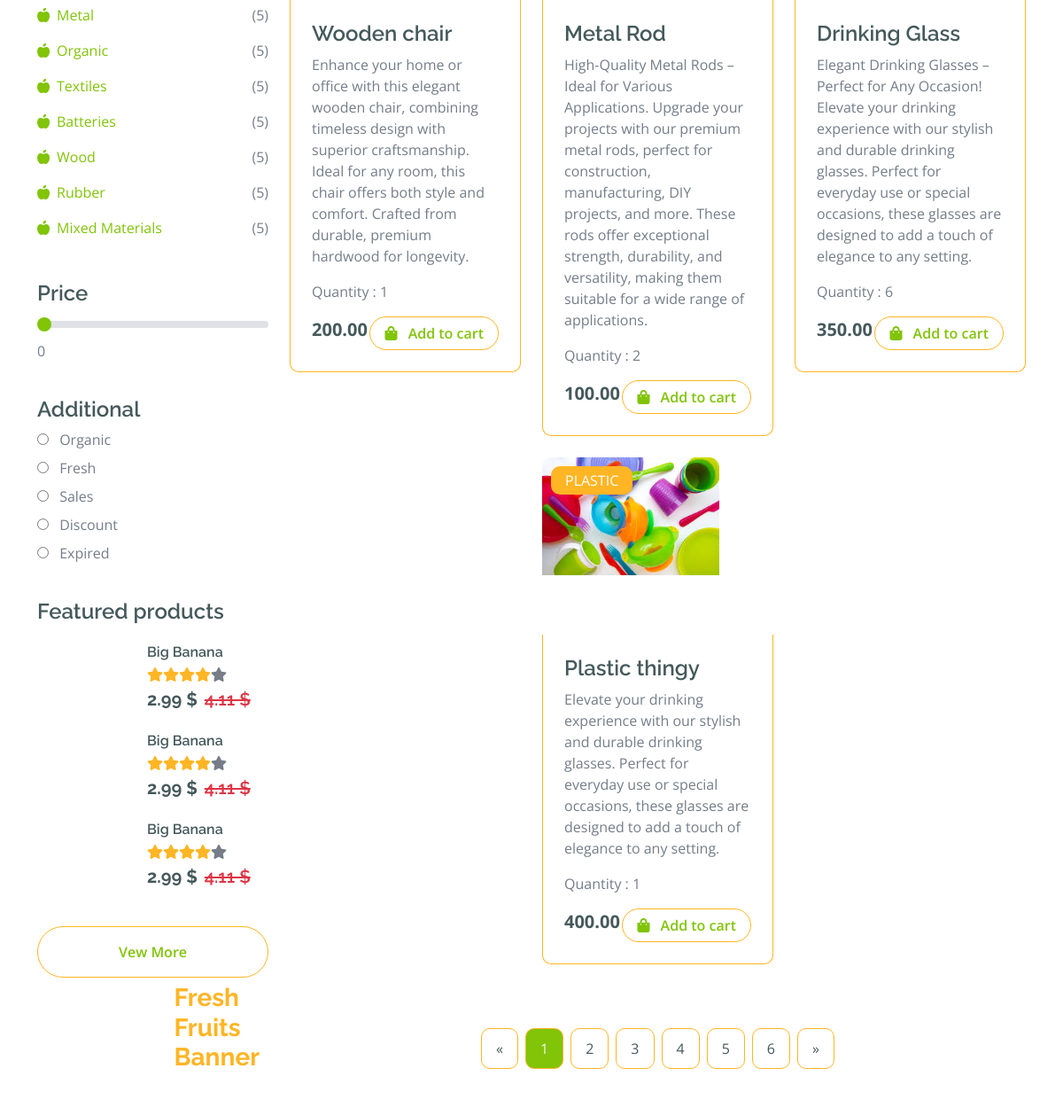
Before: /products_list/ (middle part) with the older database file.
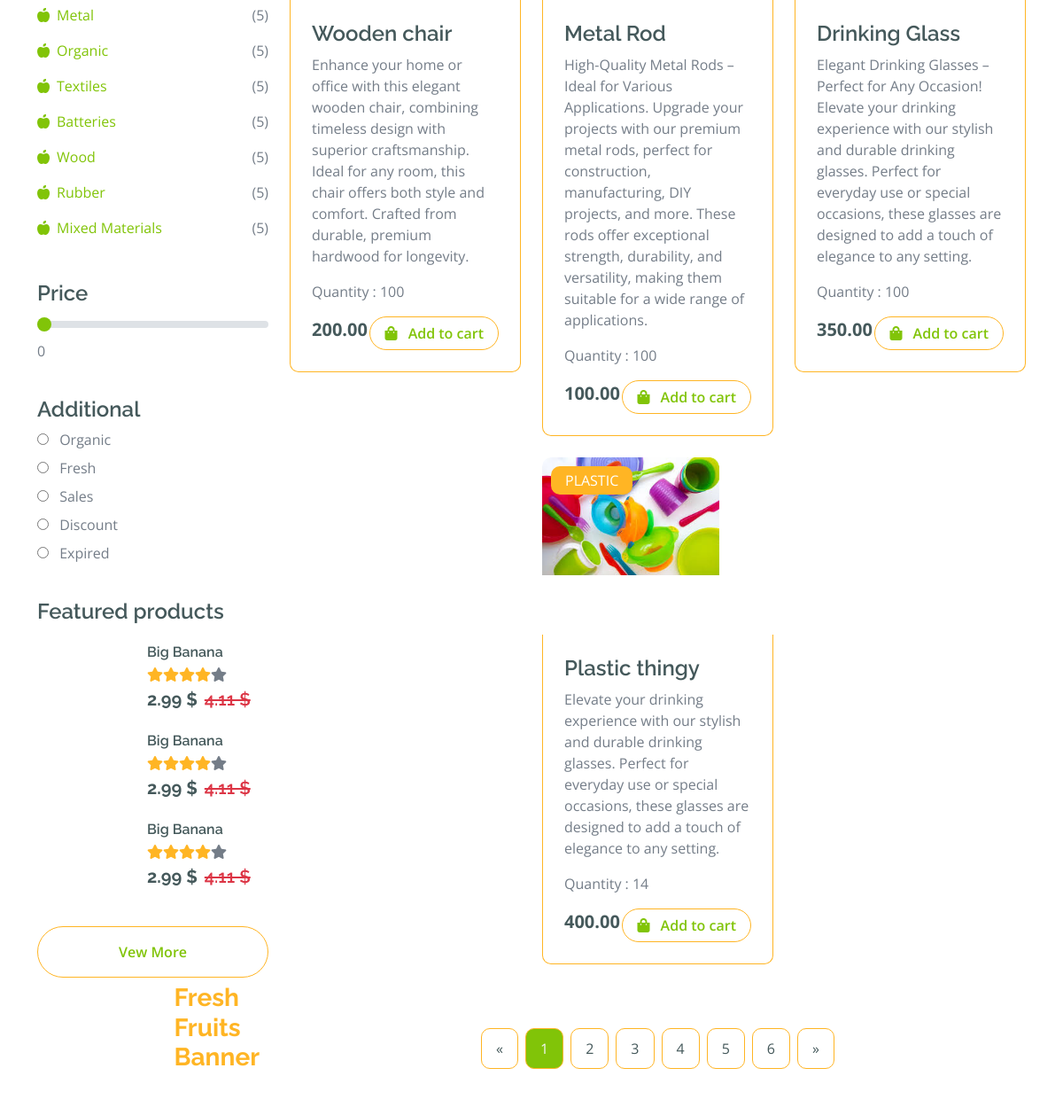
After: the same page with the newer database file.
### product/models.py (models this page shows, shortened)
class Product(models.Model):
    CATEGORY_CHOICES = [
        ('PAPER', 'Paper'),
        ('PLASTIC', 'Plastic'),
        ('GLASS', 'Glass'),
        ('METAL', 'Metal'),
        ('ELECTRONICS', 'Electronics'),
        ('ORGANIC', 'Organic'),
        ('TEXTILES', 'Textiles'),
        ('BATTERIES', 'Batteries'),
        ('WOOD', 'Wood'),
        ('RUBBER', 'Rubber'),
        ('MIXED_MATERIALS', 'Mixed Materials'),
    ]
    product_id = models.AutoField(primary_key=True)
    product_name = models.CharField(max_length=255)
    product_description = models.TextField()
    image = models.ImageField(upload_to='img/')
    quantity = models.IntegerField()
    price = models.DecimalField(max_digits=10, decimal_places=2)
    category = models.CharField(max_length=50, choices=CATEGORY_CHOICES)
    user = models.ForeignKey(Member, on_delete=models.CASCADE)

### product/views.py (the view)
def products_list(request):
    product_list = Product.objects.all()
    for product in product_list:
        product.short_description = Truncator(product.product_description).chars(100)
    return render(request,template_name='product/product_list.html',context={'product_list':product_list})

### product/templates/product/product_list.html (shortened to what the changed rows need)
{% load static %}
<!DOCTYPE html>
<html lang="en">
    <head>
        <link rel="stylesheet" href="https://use.fontawesome.com/releases/v5.15.4/css/all.css"/>
        <link href="https://cdn.jsdelivr.net/npm/bootstrap-icons@1.4.1/font/bootstrap-icons.css" rel="stylesheet">
        <link href="lib/lightbox/css/lightbox.min.css" rel="stylesheet">
        <link href="lib/owlcarousel/assets/owl.carousel.min.css" rel="stylesheet">
        <link href="../../static/product/css/bootstrap.min.css" rel="stylesheet">
        <link href="../../static/product/css/style.css" rel="stylesheet">
    </head>
    <body>
        <div class="container-fluid fruite py-5">
            <div class="container py-5">
                <div class="row g-4">
                    <div class="col-lg-12">
                        <div class="row g-4">
                            <div class="col-lg-9">
                                <div class="row g-4 justify-content-center">
                                    {% for product in product_list %}
                                        <div class="col-md-6 col-lg-6 col-xl-4">
                                        <div class="rounded position-relative fruite-item">
                                            <div class="fruite-img image-container">
                                                <img src="{{ product.image.url }}" alt="{{ product.image }}" class="img-fluid w-100 rounded-top" alt="">
                                            </div>
                                            <div class="text-white bg-secondary px-3 py-1 rounded position-absolute" style="top: 10px; left: 10px;">{{ product.category }}</div>
                                            <div class="p-4 border border-secondary border-top-0 rounded-bottom">
                                                <h4>{{ product.product_name }}</h4>
                                                <p>{{ product.product_description }}</p>
                                                <p>Quantity : {{ product.quantity }}</p>
                                                <div class="d-flex justify-content-between flex-lg-wrap">
                                                    <p class="text-dark fs-5 fw-bold mb-0">{{ product.price }}</p>
                                                    <a href="#" class="btn border border-secondary rounded-pill px-3 text-primary"><i class="fa fa-shopping-bag me-2 text-primary"></i> Add to cart</a>
                                                </div>
                                            </div>
                                        </div>
                                    </div>
                                    {% endfor %}
                                </div>
                            </div>
                        </div>
                    </div>
                </div>
            </div>
        </div>
    </body>
</html>

Changed rows visible on the page:
changed Product "Wooden chair": quantity "1" → "100"
changed Product "Metal Rod": quantity "2" → "100"
changed Product "Drinking Glass": quantity "6" → "100"
changed Product "Plastic thingy": quantity "1" → "14"
